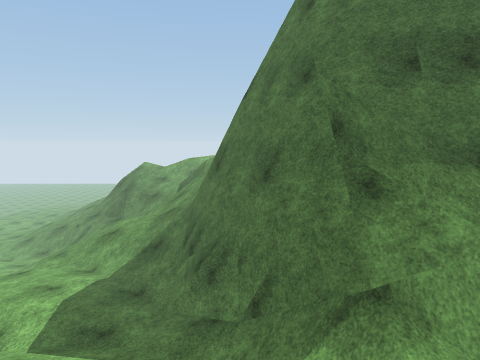
[1] (above)

12 first-person views from a walk through a scene from a Unity 3-D project. The camera is 1.2 m above the floor, tilts 6° down and sees 70° across. The floor is counted in squares, 1 m on a side. Each view is taken from the middle of a square. On the plan, view 1 faces up. The plan holds only what a view shows up to about 14 squares ahead; the rest is blank. The place goes on beyond the plan. The player is left out. Surface patterns are stand-ins for the level's own textures.

[2]
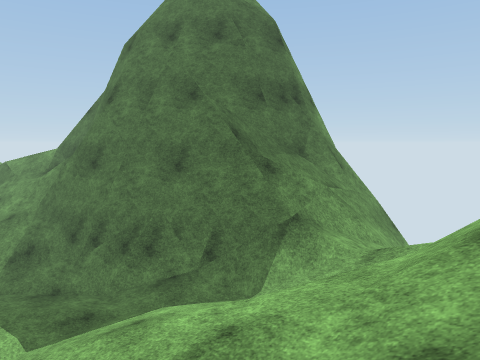

[3]
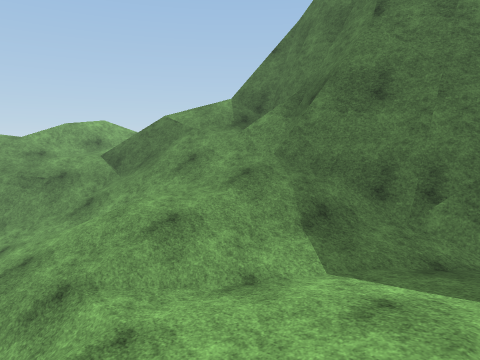

[4]
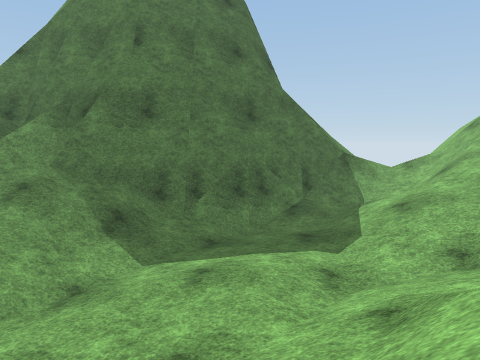

[5]
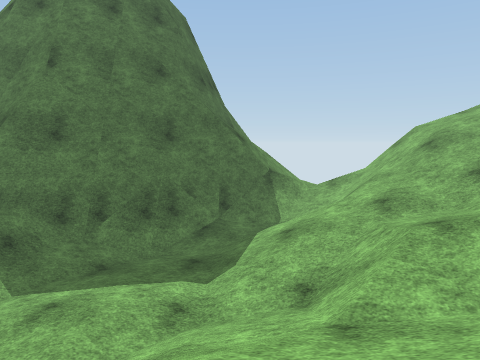

[6]
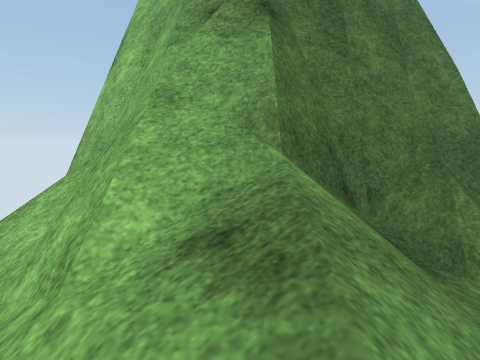

[7]
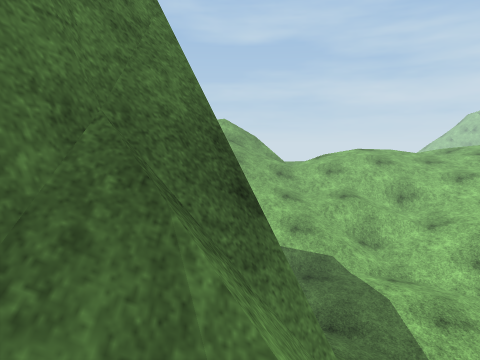

[8]
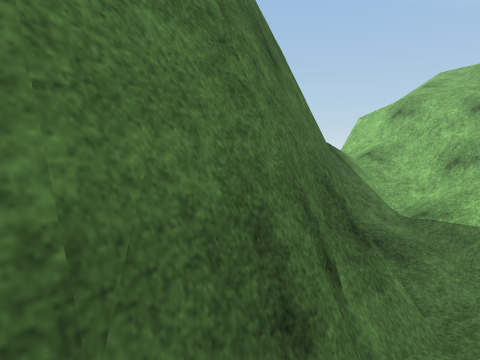

[9]
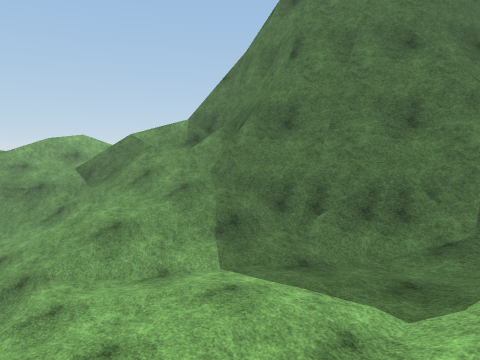

[10]
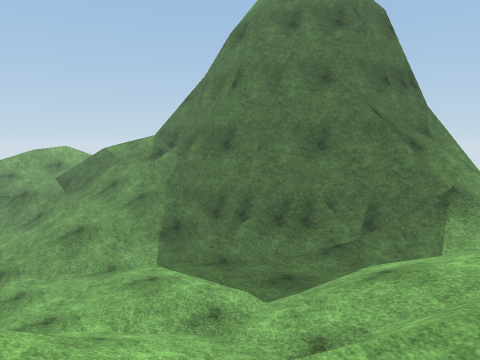

[11]
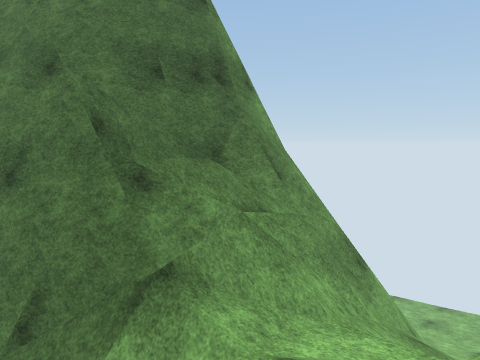

[12]
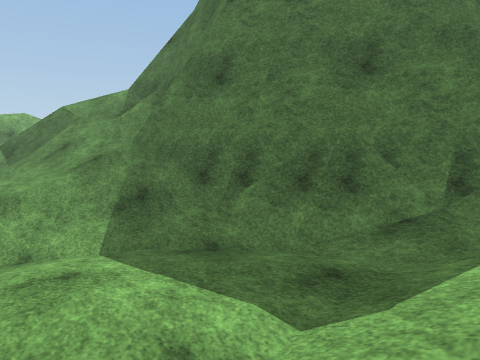

### Floor plan
Key: @ floor where view 1 was taken; # wall or solid block; . main floor; - floor 0.25 m lower than the main floor; : floor 0.5 m higher than the main floor; + floor 0.75 m higher than the main floor; _ floor 0.75 m lower than the main floor; * floor 1.75 m higher than the main floor; % floor 2.5 m higher than the main floor; / step, stairs or slope; = window, fence, low wall or low ledge; v drop or lower ground.
Columns run from 12 left of view 1 to 15 right of it. Each row starts with its distance up from view 1.
 24      //
 23      =//
 22     ////
 21     ////==////
 20     /////v///=#//
 19     //////////v=/
 18     // /////#=#####
 17    /////////####
 16    ////++/=/##
 15    ///////=##
 14    ///////###
 13    //-////##
 12    _-..///=#
 11    -....//=#
 10    ....../=#
  9 /   ......=##
  8   ///......=##
  7   ////...../=##
  6 %  ////////:/#####
  5   *///////////===##
  4   ///////////////######
  3   ////////////////=====#  //
  2   /  ///*////////////     //
  1        /////////=
  0         ////@///
 -1       /  ///////
 -2            ////
 -3             ///

Where each view was taken, in squares from view 1:
view 1: 0 up, 0 right, facing up
view 2: 1 down, 6 left, facing up-right
view 3: 8 up, 10 left, facing up-right
view 4: 9 up, 12 left, facing right
view 5: 6 up, 12 left, facing right
view 6: 21 up, 2 left, facing down-right
view 7: 17 up, 1 left, facing down
view 8: 13 up, 3 left, facing down-right
view 9: 5 up, 10 left, facing up-right
view 10: 2 up, 10 left, facing up-right
view 11: 0 up, 1 left, facing up-right
view 12: 5 up, 7 left, facing up-right
